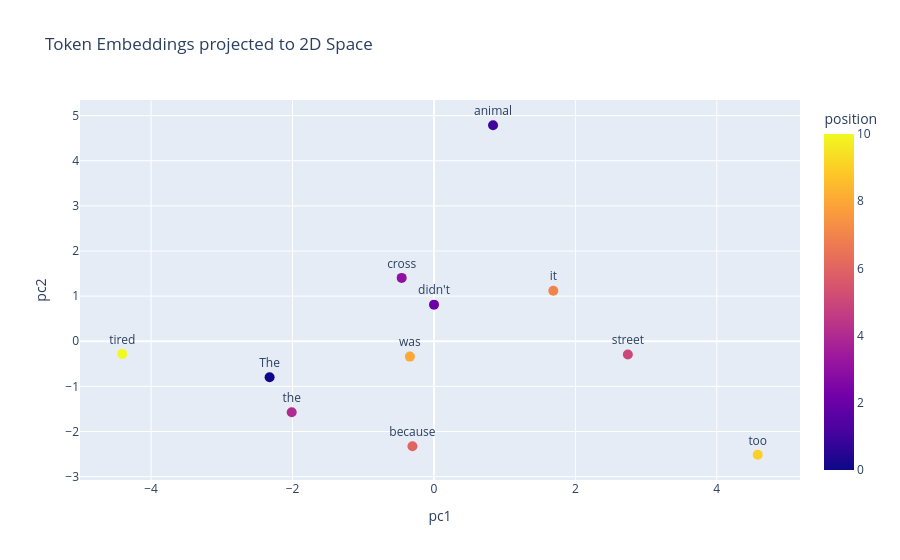

Notebook code cell kept with this figure:
### Markdown cell above
## 2. Embedding Layer

An integer ID by itself carries no semantic meaning. The **embedding layer** maps each token ID to a learnable dense vector of dimension $d_{	ext{model}}$.

Notice how the shape changes from `[SequenceLength]` to `[SequenceLength, D_model]`.

### Code cell
d_model = 32

# 1. Create the embedding layer
embedding_layer = nn.Embedding(num_embeddings=len(vocab), embedding_dim=d_model)

# 2. Pass our token IDs through the embedding layer
X_embed = embedding_layer(token_ids)

print(f"Input [bold yellow]token_ids[/bold yellow] shape: [bold cyan]{tuple(token_ids.shape)}[/bold cyan]  --> [N]")
print(f"Output [bold green]X_embed[/bold green] shape:  [bold cyan]{tuple(X_embed.shape)}[/bold cyan]  --> [N, D_model]\n")

# Let's project these 32-dimensional vectors down to 2D using PCA to visualize them
X_centered = X_embed - X_embed.mean(dim=0, keepdim=True)
U, S, V = torch.pca_lowrank(X_centered, q=2)
X_2d = X_centered @ V[:, :2]

emb_df = pd.DataFrame({
    "token": tokens,
    "pc1": X_2d[:, 0].detach().numpy(),
    "pc2": X_2d[:, 1].detach().numpy(),
    "position": list(range(len(tokens))),
})

fig = px.scatter(
    emb_df, x="pc1", y="pc2", text="token", color="position",
    title="Token Embeddings projected to 2D Space"
)
fig.update_traces(textposition="top center", marker=dict(size=10))

### Figure 1 — Plotly figure (JSON) as saved in the notebook; plotly's stock layout.template omitted (floating-point values rounded to 4 significant figures)
{"data": [{"hovertemplate": "pc1=%{x}<br>pc2=%{y}<br>token=%{text}<br>position=%{marker.color}<extra></extra>", "legendgroup": "", "marker": {"color": [0, 1, 2, 3, 4, 5, 6, 7, 8, 9, 10], "coloraxis": "coloraxis", "size": 10, "symbol": "circle"}, "mode": "markers+text", "name": "", "orientation": "v", "showlegend": false, "text": ["The", "animal", "didn't", "cross", "the", "street", "because", "it", "was", "too", "tired"], "textposition": "top center", "type": "scatter", "x": [-2.324, 0.8357, 0.0008006, -0.4566, -2.012, 2.742, -0.3043, 1.688, -0.3402, 4.579, -4.408], "xaxis": "x", "y": [-0.7976, 4.787, 0.8115, 1.404, -1.572, -0.2948, -2.326, 1.121, -0.3395, -2.515, -0.2796], "yaxis": "y"}], "layout": {"coloraxis": {"colorbar": {"title": {"text": "position"}}, "colorscale": [[0, "#0d0887"], [0.1111, "#46039f"], [0.2222, "#7201a8"], [0.3333, "#9c179e"], [0.4444, "#bd3786"], [0.5556, "#d8576b"], [0.6667, "#ed7953"], [0.7778, "#fb9f3a"], [0.8889, "#fdca26"], [1, "#f0f921"]]}, "legend": {"tracegroupgap": 0}, "title": {"text": "Token Embeddings projected to 2D Space"}, "xaxis": {"anchor": "y", "domain": [0, 1], "title": {"text": "pc1"}}, "yaxis": {"anchor": "x", "domain": [0, 1], "title": {"text": "pc2"}}}}
